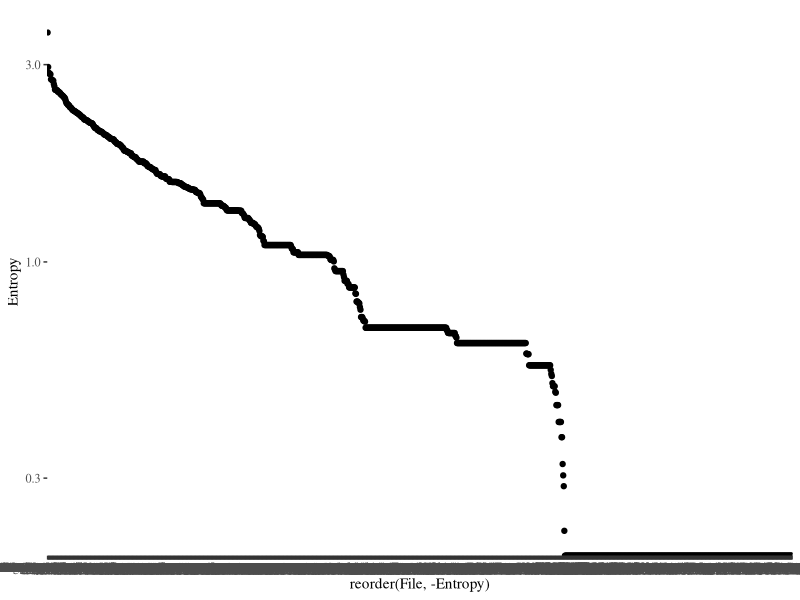
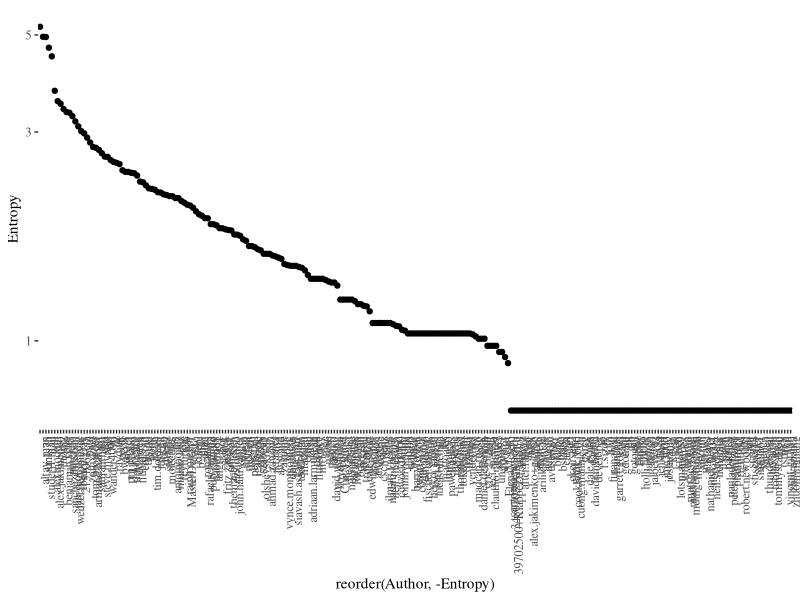

These charts were generated, in order, by the following R code:
library(ggplot2)
library(ggthemes)

entropy <- read.csv("../data/file-entropy.csv")

ggplot(entropy, aes(x=reorder(File,-Entropy),y=Entropy))+geom_point()+theme_tufte()+ scale_y_log10()

entropy.a <- read.csv("../data/author-entropy.csv")

ggplot(entropy.a, aes(x=reorder(Author,-Entropy),y=Entropy))+geom_point()+theme_tufte()+ scale_y_log10()+ theme(axis.text.x = element_text(angle = 90, hjust = 1))
